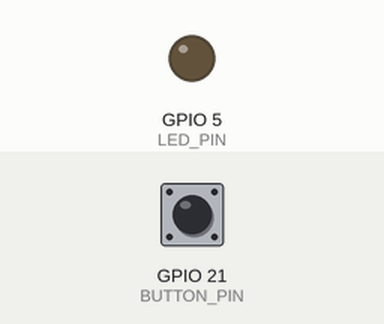
This sketch was run on a simulated ESP32. On the bench: output pins drawn as LEDs (lit = HIGH). The test bench sets the inputs (shaded band); at power-on: GPIO 21 (BUTTON_PIN) LOW.

Above: at 1.2 s.
1.3 s: GPIO 21 (BUTTON_PIN) pulled HIGH for 0.15 s
At 1.45 s:
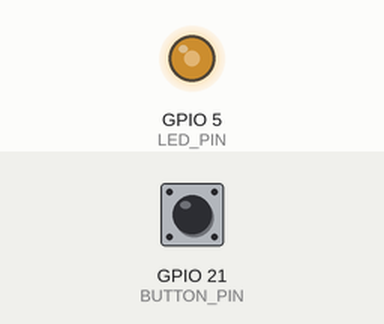
At 2.05 s:
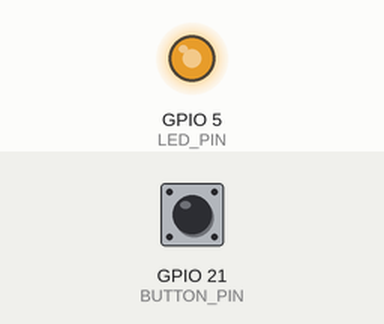
4.3 s: GPIO 21 (BUTTON_PIN) pulled HIGH for 1 s
At 4.65 s:
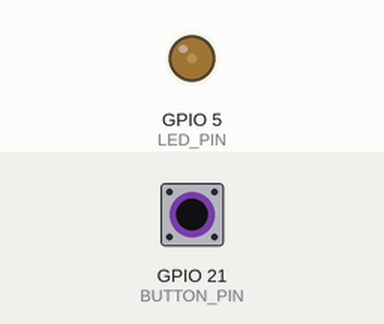
Timing chart, 0 to 7.3 s (numbered marks = the images above; inputs shaded):
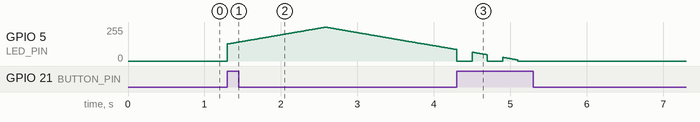

Measured:
- after the input at 1.3 s, GPIO 5 (LED_PIN): rises from 0/255 to 255/255 in 1.3 s, then falls to 87/255 in 1.7 s

The sketch:

p2-1.ino
```cpp
/* Program Analog Output + Switch
 * Diadaptasi dari
 * https://randomnerdtutorials.com/esp32-pwm-arduino-ide/
 * https://www.arduino.cc/en/tutorial/switch
 * Diedit Oleh : Afif Fahreza / 18219058
 */

// Mengeset Nomor Pin pada ESP32
#define BUTTON_PIN 21
#define LED_PIN 5

// Frekuensi dan Resolusi PWM
#define FREQ_PWM 5000
#define RES 8

// Debounce Pengecekan Kondisi Push Button
#define DEBOUNCE 200

// Frekuensi Efek Breathing
#define LED_TIME 10

// Variable Channel PWM
int ledChannel;

// Variable untuk menyimpan kondisi push button
int buttonState, previousButtonState = LOW;

// Variable untuk status LED, 0 merah - 1 kuning
int ledState = 0;

// Variable pengatur brightness
int bright = 0;
bool up = true;

// Variable penyimpan waktu
long int timerButton = 0, timerLED = 0;

void setup() {
  // Inisialisasi pin push button sebagai input
  pinMode(BUTTON_PIN, INPUT);
  // Konfigurasi Fungsi PWM LED
  ledcSetup(ledChannel, FREQ_PWM, RES);
  // Menyambungkan Channel PWM dengan Pin LED
  ledcAttachPin(LED_PIN, ledChannel);
}

void loop() {
  // Membaca kondisi dari push button
  // dan disimpan ke variable buttonState
  buttonState = digitalRead(BUTTON_PIN);

  // Switch Push Button
  // Pengecekan input yang berubah dari LOW ke HIGH
  // dengan waktu lebih dari DEBOUNCE untuk menangani noise
  if (buttonState==HIGH && previousButtonState == LOW &&
      millis() - timerButton >= DEBOUNCE){
    if (ledState == 0) ledState = 1;
    else ledState = 0;
    timerButton = millis();
  }

  // Efek breathing LED

  if (ledState == 1){
    // Lampu merah
    ledcWrite(ledChannel, bright);
  }
  else {
    ledcWrite(ledChannel, 0);
  }

  if (millis() - timerLED >= LED_TIME){
    if (up) bright++;
    else bright--;
    if (bright==255) up = false;
    if (bright==0) up = true;
    timerLED = millis();
  }

}
```
